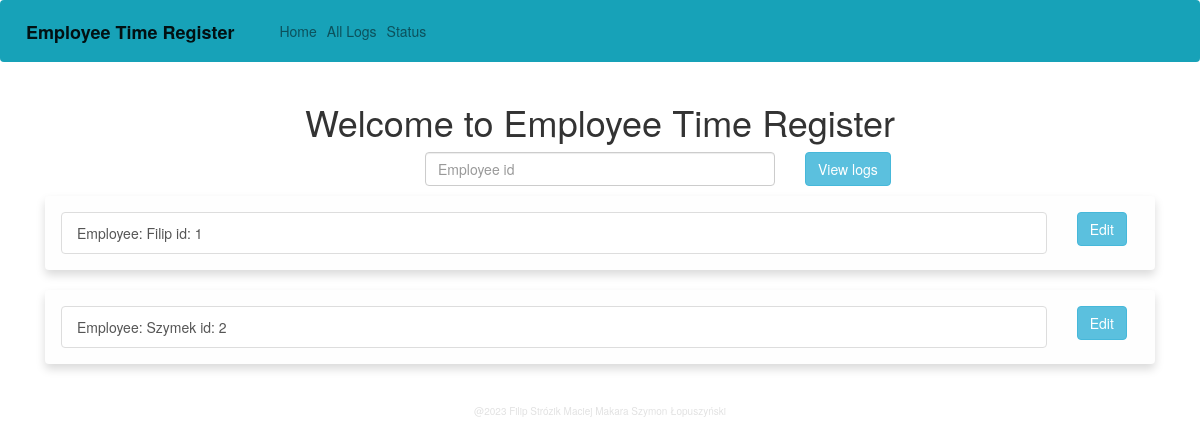
Before: / with the older database file.
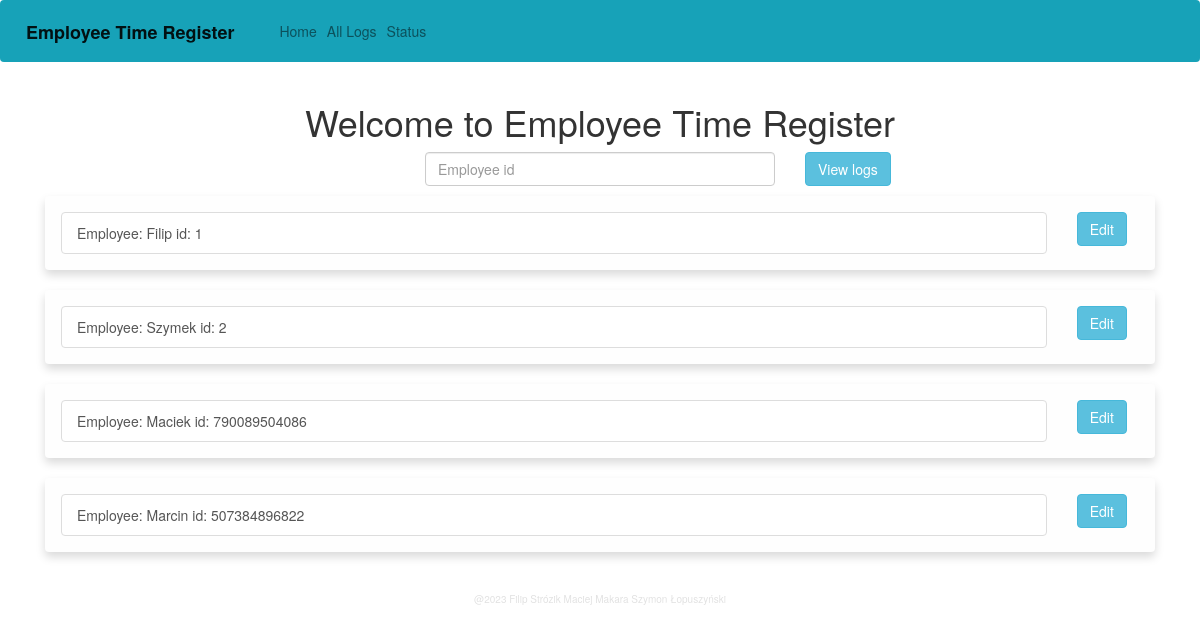
After: the same page with the newer database file.
### website/models.py (models this page shows)
class Employee(db.Model):
    card_id = db.Column(db.String(20), primary_key=True, autoincrement=True)
    name = db.Column(db.String(100))
    def __str__(self):
        return "Employee: %s id: %s" % (self.name, self.card_id)

### website/views.py (the view, shortened to what this page needs)
@views.route('/', methods=['GET', 'POST'])
def index():
    employee_list = Employee.query.all()
    return render_template('index.html', employee_list=employee_list)

### website/templates/index.html (shortened to what this page needs)
{% extends "base.html" %} {% block title %}Home{% endblock %}
{% block content %}
    <body>
    <div class="container">
        <h1 align="center">Welcome to Employee Time Register</h1>
        <form method="POST">
            <div class="row">
                <div class="col-4">
                </div>
                <div class="col-4">
                    <input type="text" class="form-control" name="search_id" id="search_id" placeholder="Employee id"
                           required>
                </div>
                <div class="col-4">
                    <button type="submit" name="view logs" class="btn btn-info">View logs</button>
                </div>
            </div>
        </form>
        <div>
            <div class="list-group">
                {% for employee in employee_list %}
                    <div class="alert alert-light shadow" role="alert">
                        <div class="row">
                            <div class="col-11">
                                <a href="/logs/{{ employee.card_id }}" class="list-group-item list-group-item-action">
                                    {{ employee.__str__() }}
                                </a>
                            </div>
                            <div class="col-1">
                                <button type="button" class="btn btn-info" data-toggle="modal"
                                        data-target="#editEmployee" data-id="{{ employee.card_id }}"
                                        data-name="{{ employee.name }}">
                                    Edit
                                </button>
                            </div>
                        </div>
                    </div>
                {% endfor %}
            </div>
        </div>
    </div>
    </body>
{% endblock %}

Changed rows visible on the page:
added Employee: __str__ "Employee: Maciek id: 790089504086"
added Employee: __str__ "Employee: Marcin id: 507384896822"
